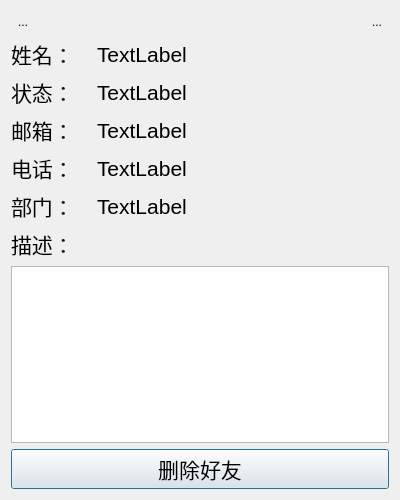
<?xml version="1.0" encoding="UTF-8"?>
<ui version="4.0">
 <class>friendInfo</class>
 <widget class="QDialog" name="friendInfo">
  <property name="geometry">
   <rect>
    <x>0</x>
    <y>0</y>
    <width>400</width>
    <height>500</height>
   </rect>
  </property>
  <property name="sizePolicy">
   <sizepolicy hsizetype="Minimum" vsizetype="Minimum">
    <horstretch>0</horstretch>
    <verstretch>0</verstretch>
   </sizepolicy>
  </property>
  <property name="minimumSize">
   <size>
    <width>400</width>
    <height>500</height>
   </size>
  </property>
  <property name="windowTitle">
   <string>Dialog</string>
  </property>
  <layout class="QVBoxLayout" name="verticalLayout">
   <item>
    <layout class="QHBoxLayout" name="horizontalLayout">
     <item>
      <widget class="QToolButton" name="IconBtn">
       <property name="text">
        <string>...</string>
       </property>
       <property name="icon">
        <iconset resource="res.qrc">
         <normaloff>:/owl</normaloff>:/owl</iconset>
       </property>
       <property name="iconSize">
        <size>
         <width>40</width>
         <height>40</height>
        </size>
       </property>
       <property name="autoRaise">
        <bool>true</bool>
       </property>
      </widget>
     </item>
     <item>
      <spacer name="horizontalSpacer">
       <property name="orientation">
        <enum>Qt::Horizontal</enum>
       </property>
       <property name="sizeHint" stdset="0">
        <size>
         <width>40</width>
         <height>20</height>
        </size>
       </property>
      </spacer>
     </item>
     <item>
      <widget class="QToolButton" name="closeBtn">
       <property name="text">
        <string>...</string>
       </property>
       <property name="icon">
        <iconset resource="res.qrc">
         <normaloff>:/close</normaloff>:/close</iconset>
       </property>
       <property name="iconSize">
        <size>
         <width>40</width>
         <height>40</height>
        </size>
       </property>
       <property name="autoRaise">
        <bool>true</bool>
       </property>
      </widget>
     </item>
    </layout>
   </item>
   <item>
    <layout class="QHBoxLayout" name="horizontalLayout_2">
     <item>
      <widget class="QLabel" name="label">
       <property name="maximumSize">
        <size>
         <width>80</width>
         <height>16777215</height>
        </size>
       </property>
       <property name="font">
        <font>
         <pointsize>16</pointsize>
        </font>
       </property>
       <property name="text">
        <string>姓名：</string>
       </property>
      </widget>
     </item>
     <item>
      <widget class="QLabel" name="menuName">
       <property name="font">
        <font>
         <pointsize>16</pointsize>
        </font>
       </property>
       <property name="text">
        <string>TextLabel</string>
       </property>
      </widget>
     </item>
    </layout>
   </item>
   <item>
    <layout class="QHBoxLayout" name="horizontalLayout_5">
     <item>
      <widget class="QLabel" name="label_7">
       <property name="maximumSize">
        <size>
         <width>80</width>
         <height>16777215</height>
        </size>
       </property>
       <property name="font">
        <font>
         <pointsize>16</pointsize>
        </font>
       </property>
       <property name="text">
        <string>状态：</string>
       </property>
      </widget>
     </item>
     <item>
      <widget class="QLabel" name="menuStatus">
       <property name="font">
        <font>
         <pointsize>16</pointsize>
        </font>
       </property>
       <property name="text">
        <string>TextLabel</string>
       </property>
      </widget>
     </item>
    </layout>
   </item>
   <item>
    <layout class="QHBoxLayout" name="horizontalLayout_3">
     <item>
      <widget class="QLabel" name="label_3">
       <property name="maximumSize">
        <size>
         <width>80</width>
         <height>16777215</height>
        </size>
       </property>
       <property name="font">
        <font>
         <pointsize>16</pointsize>
        </font>
       </property>
       <property name="text">
        <string>邮箱：</string>
       </property>
      </widget>
     </item>
     <item>
      <widget class="QLabel" name="menuEmail">
       <property name="font">
        <font>
         <pointsize>16</pointsize>
        </font>
       </property>
       <property name="text">
        <string>TextLabel</string>
       </property>
      </widget>
     </item>
    </layout>
   </item>
   <item>
    <layout class="QHBoxLayout" name="horizontalLayout_4">
     <item>
      <widget class="QLabel" name="label_5">
       <property name="maximumSize">
        <size>
         <width>80</width>
         <height>16777215</height>
        </size>
       </property>
       <property name="font">
        <font>
         <pointsize>16</pointsize>
        </font>
       </property>
       <property name="text">
        <string>电话：</string>
       </property>
      </widget>
     </item>
     <item>
      <widget class="QLabel" name="menuPhone">
       <property name="font">
        <font>
         <pointsize>16</pointsize>
        </font>
       </property>
       <property name="text">
        <string>TextLabel</string>
       </property>
      </widget>
     </item>
    </layout>
   </item>
   <item>
    <layout class="QHBoxLayout" name="horizontalLayout_6">
     <item>
      <widget class="QLabel" name="label_2">
       <property name="maximumSize">
        <size>
         <width>80</width>
         <height>16777215</height>
        </size>
       </property>
       <property name="font">
        <font>
         <pointsize>16</pointsize>
        </font>
       </property>
       <property name="text">
        <string>部门：</string>
       </property>
      </widget>
     </item>
     <item>
      <widget class="QLabel" name="menuDepartName">
       <property name="font">
        <font>
         <pointsize>16</pointsize>
        </font>
       </property>
       <property name="text">
        <string>TextLabel</string>
       </property>
      </widget>
     </item>
    </layout>
   </item>
   <item>
    <layout class="QHBoxLayout" name="horizontalLayout_7">
     <item>
      <widget class="QLabel" name="label_6">
       <property name="maximumSize">
        <size>
         <width>80</width>
         <height>16777215</height>
        </size>
       </property>
       <property name="font">
        <font>
         <pointsize>16</pointsize>
        </font>
       </property>
       <property name="text">
        <string>描述：</string>
       </property>
      </widget>
     </item>
     <item>
      <spacer name="horizontalSpacer_2">
       <property name="orientation">
        <enum>Qt::Horizontal</enum>
       </property>
       <property name="sizeHint" stdset="0">
        <size>
         <width>40</width>
         <height>20</height>
        </size>
       </property>
      </spacer>
     </item>
    </layout>
   </item>
   <item>
    <widget class="QTextBrowser" name="menuDesc"/>
   </item>
   <item>
    <widget class="QPushButton" name="deleteFriendBtn">
     <property name="font">
      <font>
       <pointsize>16</pointsize>
      </font>
     </property>
     <property name="text">
      <string>删除好友</string>
     </property>
     <property name="autoDefault">
      <bool>true</bool>
     </property>
    </widget>
   </item>
  </layout>
 </widget>
 <resources>
  <include location="res.qrc"/>
 </resources>
 <connections/>
</ui>
